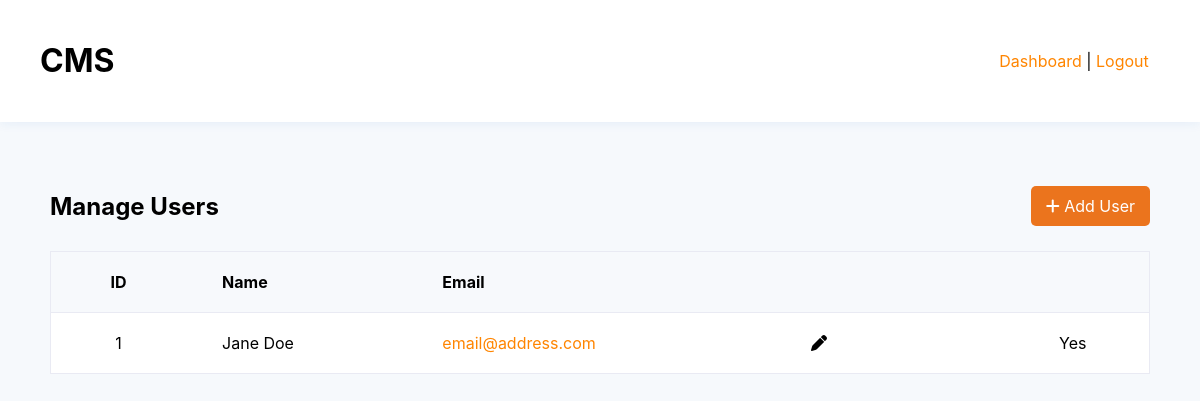
Before: /admin/users.php (signed in) with the older database file.
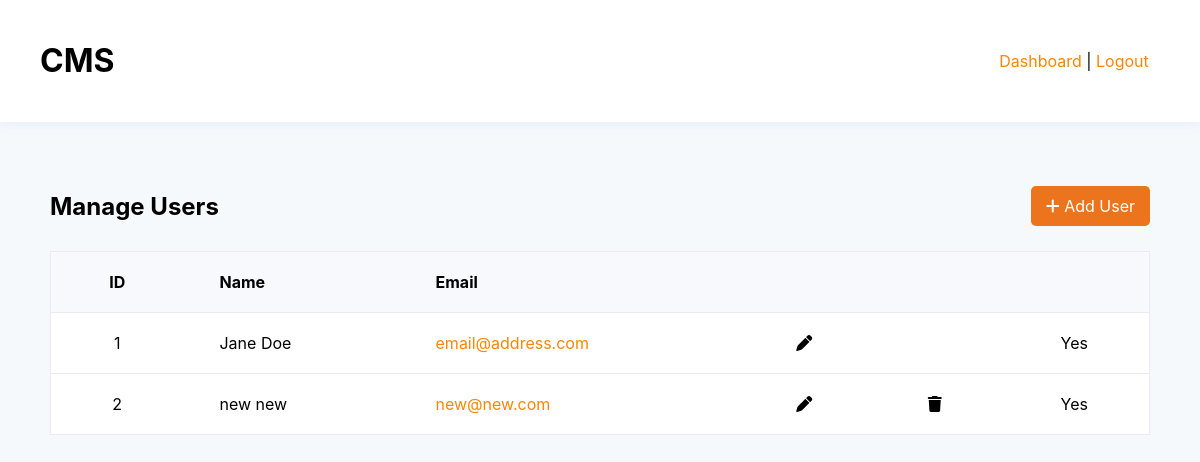
After: the same page with the newer database file.
### tables this page shows
CREATE TABLE `users` (
  `id` int(10) UNSIGNED NOT NULL,
  `first` varchar(25) DEFAULT NULL,
  `last` varchar(25) DEFAULT NULL,
  `email` varchar(100) DEFAULT NULL,
  `password` varchar(100) DEFAULT NULL,
  `active` enum('Yes','No') NOT NULL DEFAULT 'Yes',
  `dateAdded` datetime NOT NULL DEFAULT current_timestamp() ON UPDATE current_timestamp()
);

### admin/users.php (the view, shortened to what this page needs)
<?php
include( 'includes/database.php' );
include( 'includes/header.php' );
$query = 'SELECT *
  FROM users
  '.( ( $_SESSION['id'] != 1 and $_SESSION['id'] != 4 ) ? 'WHERE id = '.$_SESSION['id'].' ' : '' ).'
  ORDER BY last,first';
$result = mysqli_query( $connect, $query );
?>
<main>
  <div class="title-container">
    <h2>Manage Users</h2>
    <p><a class="add-link" href="users_add.php"><i class="fa-solid fa-plus"></i> Add User</a></p>
  </div>
  <div class="table-container">
    <table>
      <tr>
        <th align="center">ID</th>
        <th align="left">Name</th>
        <th align="left">Email</th>
        <th></th>
        <th></th>
        <th></th>
      </tr>
      <?php while( $record = mysqli_fetch_assoc( $result ) ): ?>
        <tr>
          <td align="center"><?php echo $record['id']; ?></td>
          <td align="left"><?php echo htmlentities( $record['first'] ); ?> <?php echo htmlentities( $record['last'] ); ?></td>
          <td align="left"><a href="mailto:<?php echo htmlentities( $record['email'] ); ?>"><?php echo htmlentities( $record['email'] ); ?></a></td>
          <td align="center"><a href="users_edit.php?id=<?php echo $record['id']; ?>"><i class="fa-solid fa-pen"></i></a></td>
          <td align="center">
            <?php if( $_SESSION['id'] != $record['id'] ): ?>
              <a href="users.php?delete=<?php echo $record['id']; ?>" onclick="javascript:confirm('Are you sure you want to delete this user?');"><i class="fa-solid fa-trash"></i></a>
            <?php endif; ?>
          </td>
          <td align="center">
            <?php echo $record['active']; ?>
          </td>
        </tr>
      <?php endwhile; ?>
    </table>
  </div>
</main>
<?php
include( 'includes/footer.php' );
?>

Changed rows visible on the page:
added users: id "2", first "new", last "new", email "new@new.com", active "Yes"
